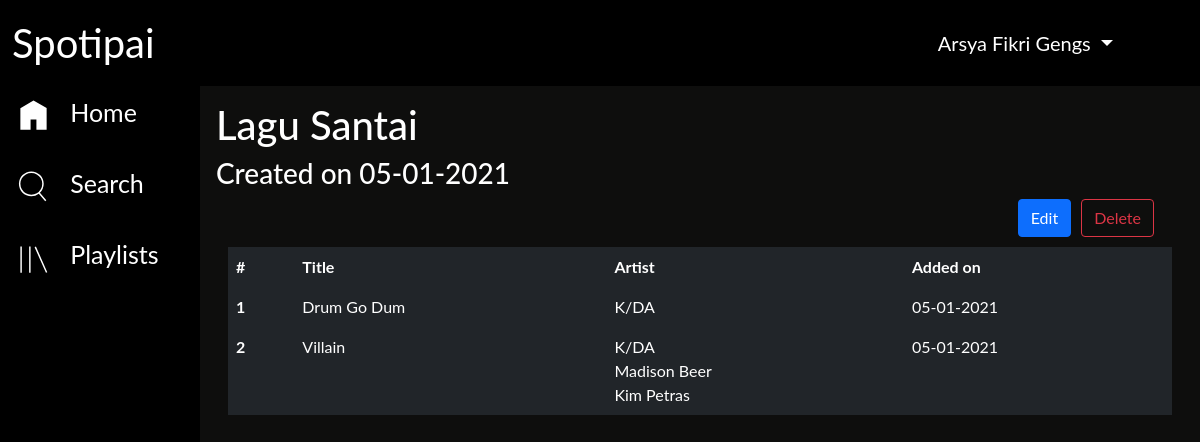
The page /playlist_song.php?id=2 (signed in) on the database its author committed.
### tables this page shows
CREATE TABLE `user_playlist` (
  `id_user_playlist` int(4) NOT NULL,
  `id_user` int(3) NOT NULL,
  `nama_playlist` varchar(20) NOT NULL,
  `date_created` varchar(10) NOT NULL
);

CREATE TABLE `user_playlist_song` (
  `id_user_playlist_song` int(5) NOT NULL,
  `id_user_playlist` int(4) NOT NULL,
  `id_song` int(3) NOT NULL,
  `added_on` varchar(10) NOT NULL
);

CREATE TABLE `song` (
  `id_song` int(3) NOT NULL,
  `title` varchar(220) NOT NULL,
  `year` int(4) NOT NULL,
  `song_file` varchar(200) NOT NULL,
  `played` int(6) NOT NULL DEFAULT 0
);

CREATE TABLE `artist` (
  `id_artist` int(3) NOT NULL,
  `nama_artist` varchar(50) NOT NULL
);

### playlist_song.php (the view, shortened to what this page needs)
<?php
	include 'koneksi.php';
    $id_playlist = $_GET['id'];
    $takepl = $koneksi->query("SELECT nama_playlist, date_created FROM user_playlist WHERE id_user_playlist = '$id_playlist'")->fetch_assoc();
?>
<!DOCTYPE html>
<html>
	<head>
			<link rel="stylesheet" type="text/css" href="style.css">
	</head>
	<body style="background-color: #0e0e0d">
		<?php
		include 'header.php';
		include 'sidebar.php';
		?>
		<div class="content">
			<h1 style="color: white; margin-top: 70px;"><?= $takepl['nama_playlist'] ?></h1>
			<h3 style="color: white;">Created on <?= $takepl['date_created'] ?></h3>
			<a onclick="return confirm('Are you sure want to delete this playlist?')" href="playlist_delete_act.php?id=<?= $id_playlist ?>" class="btn btn-outline-danger" style="float: right; margin-right: 30px"
				>Delete
			</a>
			<a class="btn btn-primary" style="float: right; margin-right: 10px" href="add_song.php?id_playlist=<?= $id_playlist ?>">Edit</a>
			<br><br>
			<div class="container">
				<table class="table table-dark table-hover table-borderless">
					<thead>
						<tr>
							<th scope="col">#</th>
							<th scope="col">Title</th>
							<th scope="col">Artist</th>
							<th scope="col">Added on</th>
						</tr>
					</thead>
					<tbody>
					<?php
						$no = 1;
						$query = $koneksi->query("SELECT s.id_song, s.title, ps.added_on FROM song s JOIN user_playlist_song ps ON s.id_song = ps.id_song WHERE ps.id_user_playlist = '$id_playlist'");
						while ($lagu = $query->fetch_assoc()) {
					?>
						<tr>
							<th scope="row"><?= $no ?></th>
							<td><a href="play.php?id=<?= $lagu['id_song'] ?>"><?= $lagu['title'] ?></a></td>
							<td>
								<?php
									$queryartis = "SELECT a.id_artist, a.nama_artist FROM song s JOIN song_artist sa
													ON s.id_song = sa.id_song AND s.id_song = '$lagu[id_song]' JOIN artist a
													WHERE sa.id_artist = a.id_artist";
									$ambilartis = $koneksi->query($queryartis);
									while ($artis = $ambilartis->fetch_assoc()) {
								?>
									<a href="#?id_artist=<?= $artis['id_artist'] ?>"><?= $artis['nama_artist'] ?></a> <br>
								<?php } ?>
							</td>
							<td><?= $lagu['added_on'] ?></td>
						</tr>
					<?php
						$no++;
						}
					?>
					</tbody>
				</table>
			</div>
		</div>
	</body>
</html>

### style.css (style rules this page uses)
body { background-color: #0e0e0d; }
.content { margin-top: 30px; }

### playlist_song.php (style rules this page uses)
a { text-decoration: none; color: inherit; }

### sidebar.php (style rules this page uses)
body { margin: 0; font-family: "Lato", sans-serif; }
div.content { margin-left: 200px; padding: 1px 16px; height: 1000px; }

### rows shown on the page
user_playlist: nama_playlist "Lagu Santai", date_created "05-01-2021"
user_playlist_song: id_song.title "Drum Go Dum", added_on "05-01-2021"
artist: nama_artist "K/DA"
user_playlist_song: id_song.title "Villain", added_on "05-01-2021"
artist: nama_artist "Madison Beer"
artist: nama_artist "Kim Petras"

### other values the page prints
$_SESSION['user']['nama'] "Arsya Fikri Gengs"
